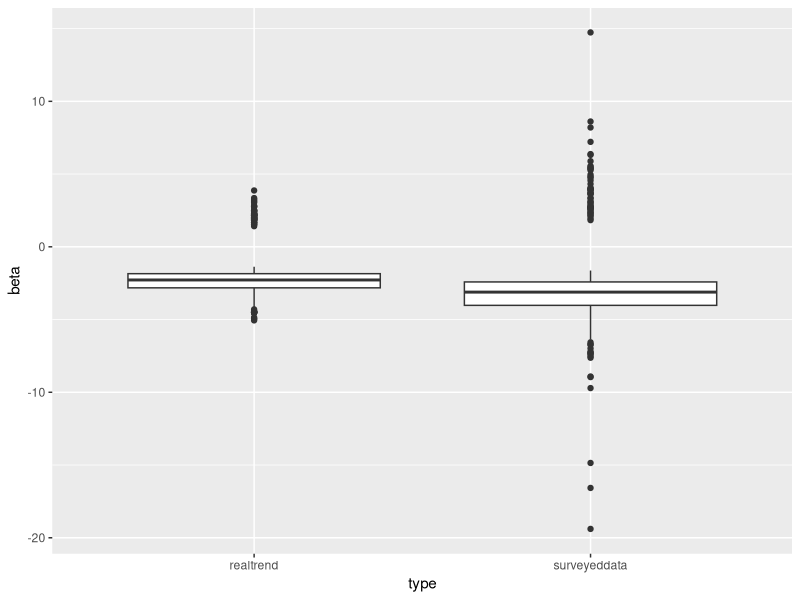
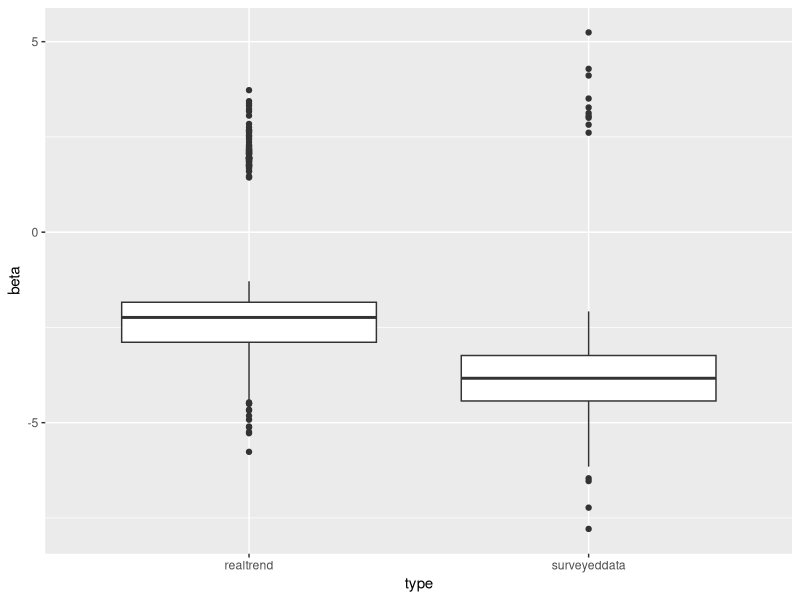

R code for these plots, in order: (Note: this script raises an error after producing the figures.)


################
#
# Generate twenty populations
#
################

# mu = mean population
# rho = autocorrelation 
# CV = Coefficient of Variation
# K = 2000

twenty_species <- function(nspp=20, nyears=100, mu=1000,rho=0.5,CV=0.2,plot=F, K=2000) {
  
  ## SD parameter of lognormal distribution with desired variability
  ln_SD <- sqrt(log(CV^2+1))  
  
  ## SD for first value
  ln_SD_e <- sqrt(ln_SD^2/(1-rho^2))  
  
  ## creates empty objects to store results in
  R <- matrix(nrow=nyears, ncol=nspp)
  ## so each row is a year, and each column is a species
  time_series <- matrix(nrow=nyears, ncol=nspp)
  
  ## randomly pulls an R for each species
  for(r in 1:nspp){
    R[,r] <- rnorm(mean=0,sd=1,n=nyears)
  }
  
  
  for(spp in 1:nspp){
    ## Sets the initial population size for each species (column)
    time_series[1,spp] <- ln_SD_e*R[1,spp]
    for (i in 1:(nyears-1)) {
      ## Runs the population model for each species (column)
      time_series[i+1,spp] <- rho*time_series[i,spp]+R[i,spp]*(1-time_series[i,spp]/K)*ln_SD
    }
  }
  
  time_series <- time_series + log(mu) - 0.5*ln_SD_e^2
  time_series <- exp(time_series)
  
  return(time_series)
}


################
#
# Grab the two populations with highest pop at time t=1, see what the trend really is
#
################


realtrend <- function(time_series, nspeciestopick=2){
  
  ## finds the two species with the highest populations in year 1 
  one <- time_series[,which(time_series[1,]==sort(time_series[1,], TRUE)[1])]
  two <- time_series[,which(time_series[1,]==sort(time_series[1,], TRUE)[2])]
  year = 1:nrow(time_series)
  
  ## puts the three vectors into one data frame, ready to be sampled from  
  twospecies <-  data.frame(one, two, year)
  
  ## Creates empty object to put results into
  values <- data.frame(beta=c(NA,NA),pvalue=c(NA,NA), rsquared=c(NA,NA))
  
  ## run two models, one on the first species, one on the second
  speciesmodel1 <- lm(data=twospecies, one ~ year)
  speciesmodel2 <- lm(data=twospecies, two ~ year)
  
  ## extract the beta coefficient, pvalue and rsquared for the first species
  values[1,1] <- speciesmodel1$coefficients[2]
  values[1,2] <- summary(speciesmodel1)$coefficients[,4][2]
  values[1,3] <- summary(speciesmodel1)$r.squared
  
  ## extract the beta coefficient, pvalue and rsquared for the second species
  values[2,1] <- speciesmodel2$coefficients[2]
  values[2,2] <- summary(speciesmodel2)$coefficients[,4][2]
  values[2,3] <- summary(speciesmodel2)$r.squared
  
  ## puts everything in a list to be output
  realstuff <- list()
  realstuff[["values"]] <- values
  realstuff[["twospecies"]] <- twospecies
    
  return(realstuff)
}


##################
#
# sample the real population with some frequency of sampling effort with error
#
##################

samplingeffortwitherror <- function(time_series, freq=NA, sd=0.1){
  
  ## The default is to have freq=NA, which means that the function 
  ## will randomly pull a random set of years to sample on
  ## This checks to see if freq=NA, and if so, does that
  ## If we set freq = to some number it will bipass that and use that instead
  if(is.na(freq)){
      freq <- sort(base::sample(1:100, sample(1:60, 1), replace=FALSE))
  }
  
  ## finds the two species with the highest populations in year 1 
  one <- time_series[,which(time_series[1,]==sort(time_series[1,], TRUE)[1])]
  two <- time_series[,which(time_series[1,]==sort(time_series[1,], TRUE)[2])]
  year = 1:nrow(time_series)

  ## puts the three vectors into one data frame, ready to be sampled from  
  twospecies <-  data.frame(one, two, year)
  
  ## If we have set freq = to some single value, this if statement runs
  if(length(freq)==1){
  sampled_data <- twospecies[seq(from=1, to=nrow(time_series), by=freq),]
  }
  
  ## if freq is a vector of years, than this one runs
  if(length(freq)>1){
  sampled_data <- twospecies[freq,]
  }
  
  ## This takes the years we just sampled, and applies an error term
  ## since its pretty hard to actually estimate the population
  sampled_data[,1:2] <- sampled_data[,1:2] * exp(rnorm(1, mean=0, sd=sd)-0.5*sd^2)
  
  return(sampled_data)
}

##################
#
#  What trend do we see in the sampled data? 
#
##################

sampletrend <- function(sampled_data){
  
  ## Create empty object to store results in
  sampled_values <- data.frame(beta=c(NA,NA),pvalue=c(NA,NA),rsquared=c(NA,NA))
  
  ## run two models, one on the first species, one on the second
  speciesmodel1 <- lm(data=sampled_data, one ~ year)
  speciesmodel2 <- lm(data=sampled_data, two ~ year)
  
  ## extract the beta coefficient, pvalue and rsquared for the first species
  sampled_values[1,1] <- speciesmodel1$coefficients[2]
  sampled_values[1,2] <- summary(speciesmodel1)$coefficients[,4][2]
  sampled_values[1,3] <- summary(speciesmodel1)$r.squared
  
  ## extract the beta coefficient, pvalue and rsquared for the second species  
  sampled_values[2,1] <- speciesmodel2$coefficients[2]
  sampled_values[2,2] <- summary(speciesmodel2)$coefficients[,4][2]
  sampled_values[2,3] <- summary(speciesmodel2)$r.squared
  
  return(sampled_values)
}

##################
#
#  One simulation, all in one simple function
#
##################

onesimulation <- function(freq=NA){
  
  ## Generate the time series for 20 species
  time_series <- twenty_species()
  ## Figure out the 'real trend'
  rdat <- realtrend(time_series)
  ## Sample the real population data, with some error
  sampled_data <- samplingeffortwitherror(time_series, freq=freq, sd=0.1)
  ## figure out what the trend is for the sampled_data
  svalues <- sampletrend(sampled_data)
  ## output everything into one master list
  outputs <- list()
  outputs[["twenty_species"]] <- time_series
  outputs[["values"]] <- rdat$values
  outputs[["twospecies"]] <- rdat$twospecies
  outputs[["sampled_data"]] <- sampled_data
  outputs[["sampled_values"]] <- svalues
  return(outputs)
}

####################
#
#  Run the simulation many times, store everything in a list and spit it out
#
####################

manysimulations <- function(sims=1000, freq=NA){
  
  ## Create empty objects to store results in
  values <- data.frame(beta=rep(NA,sims*2),pvalue=rep(NA,sims*2),rsquared=rep(NA,sims*2))
  svalues <- data.frame(beta=rep(NA,sims*2),pvalue=rep(NA,sims*2),rsquared=rep(NA,sims*2))
  twospecies <- as.data.frame(matrix(ncol=(2*sims), nrow=100))
  sampleddata <- list()
  
  ## Runs through the onesimulation function sims number of times
  ## stores the various results in the different objects
  ## sampledata is a list because the number of rows could vary from sim to sim
  for(i in seq(1,(sims*2),by=2)){
    dd <- onesimulation(freq=freq)
    values[i:(i+1),] <- dd$values
    svalues[i:(i+1),] <- dd$sampled_values
    twospecies[,i:(i+1)] <- dd$twospecies[,1:2]
    sampleddata[[i]] <- dd$sampled_data[,1:2]
  }
  
  ## load everything up into one master list to be outputted
  outputs <- list()
  outputs[["values"]] <- values
  outputs[["svalues"]] <- svalues
  outputs[["twospecies"]] <- twospecies
  outputs[["sampleddata"]] <- sampleddata
  
  return(outputs)
  
}

###########################################################

## Random Sampling (perhaps representative of using citizen science or museum records)

###########################################################

dat <- manysimulations()

library(tidyverse)

values <- dat$values
svalues <- dat$svalues

valuessig <- values %>% filter(pvalue<=0.05) %>% mutate(type="realtrend")
svaluessig <- svalues %>% filter(pvalue<=0.05) %>% mutate(type="surveyeddata")

datdat <- bind_rows(valuessig, svaluessig)

model <- aov(data=datdat, beta ~ type)

summary(model)

ggplot(data=datdat, aes(y=beta, x=type))+ geom_boxplot()


###############

## Regular sampling

###############

dat <- manysimulations(freq=4)

library(tidyverse)

values <- dat$values
svalues <- dat$svalues

valuessig <- values %>% filter(pvalue<=0.05) %>% mutate(type="realtrend")
svaluessig <- svalues %>% filter(pvalue<=0.05) %>% mutate(type="surveyeddata")

datdat <- bind_rows(valuessig, svaluessig)

model <- aov(data=datdat, beta ~ type)

summary(model)

ggplot(data=datdat, aes(y=beta, x=type))+ geom_boxplot()


##################

## Bursts of sampling with bursts of nothing

#################

bursts_of_sampling <- c(1,2,3,4,5,6,15,16,18,19,37,38,39,47,48,56,69,70,71,72,73,74,75,76,77,78,91,92,93,97,99)

dat <- manysimulations(freq=bursts_of_sampling)

library(tidyverse)

values <- dat$values
svalues <- dat$svalues

valuessig <- values %>% filter(pvalue<=0.05) %>% mutate(type="realtrend")
svaluessig <- svalues %>% filter(pvalue<=0.05) %>% mutate(type="surveyeddata")

datdat <- bind_rows(valuessig, svaluessig)

model <- aov(data=datdat, beta ~ type)

summary(model)

ggplot(data=datdat, aes(y=beta, x=type))+ geom_boxplot()


